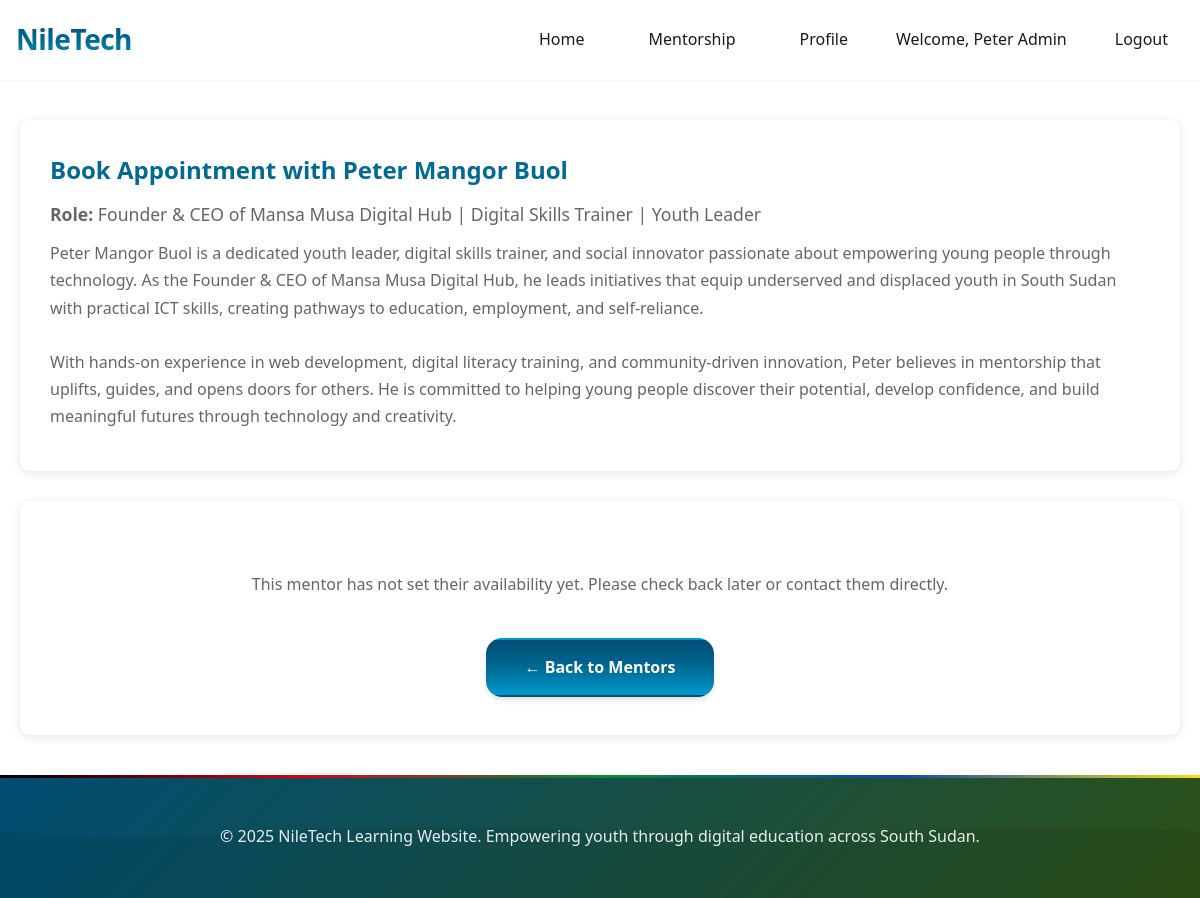
The page /pages/book-mentor.php?mentor_id=1 (signed in) on the database its author committed.
### tables this page shows
CREATE TABLE IF NOT EXISTS mentorship (
    id INT(11) NOT NULL AUTO_INCREMENT,
    name VARCHAR(100) NOT NULL,
    role VARCHAR(200),
    bio TEXT,
    contact VARCHAR(200),
    image VARCHAR(255),
    email VARCHAR(255),
    created_at TIMESTAMP DEFAULT CURRENT_TIMESTAMP,
    updated_at TIMESTAMP DEFAULT CURRENT_TIMESTAMP ON UPDATE CURRENT_TIMESTAMP,
    PRIMARY KEY (id),
    INDEX idx_name (name),
    INDEX idx_email (email)
);

### config/session.php (called while the page is built, shortened)
<?php
$currentUserName = $_SESSION['user_name'] ?? 'Learner';

### pages/book-mentor.php (the view, shortened to what this page needs)
<?php
require_once __DIR__ . '/config/session.php';
$mentorId = isset($_GET['mentor_id']) ? (int)$_GET['mentor_id'] : 0;
$mentorName = isset($_GET['mentor_name']) ? trim($_GET['mentor_name']) : '';
$conn = getDBConnection();
$mentor = null;
if ($mentorId > 0) {
    $stmt = $conn->prepare("SELECT * FROM mentorship WHERE id = ? LIMIT 1");
    $stmt->bind_param("i", $mentorId);
    $stmt->execute();
    $result = $stmt->get_result();
    $mentor = $result->fetch_assoc();
}
$mentorName = $mentor['name'];
$availability = [];
?>
<!DOCTYPE html>
<html lang="en">
<head>
    <link rel="stylesheet" href="css/style.css">
</head>
<body>
    <nav class="navbar">
        <div class="container">
            <div class="nav-brand">
                <a href="index.php" style="text-decoration: none; color: inherit;">
                    <h1>NileTech</h1>
                </a>
            </div>
            <ul class="nav-menu" id="navMenu">
                <li><a href="index.php">Home</a></li>
                <li><a href="mentorship.php">Mentorship</a></li>
                <li><a href="profile.php">Profile</a></li>
                <li class="nav-user">
                    <span>Welcome, <?php echo htmlspecialchars($currentUserName, ENT_QUOTES, 'UTF-8'); ?></span>
                </li>
                <li><a href="logout.php" class="nav-link-login">Logout</a></li>
            </ul>
        </div>
    </nav>
    <div class="booking-container">
        <div class="mentor-info-card">
            <h2 style="margin-top: 0; color: #006994;">Book Appointment with <?php echo htmlspecialchars($mentorName); ?></h2>
            <?php if (!empty($mentor['role'])): ?>
                <p style="color: #666; font-size: 1.1rem; margin: 10px 0;"><strong>Role:</strong> <?php echo htmlspecialchars($mentor['role']); ?></p>
            <?php endif; ?>
            <?php if (!empty($mentor['bio'])): ?>
                <p style="color: #666; margin: 10px 0;"><?php echo nl2br(htmlspecialchars($mentor['bio'])); ?></p>
            <?php endif; ?>
        </div>
        <?php if (empty($availability)): ?>
            <div class="booking-form-card">
                <p style="color: #666; text-align: center; padding: 40px;">
                    This mentor has not set their availability yet. Please check back later or contact them directly.
                </p>
                <div style="text-align: center;">
                    <a href="mentorship.php" class="btn btn-primary">← Back to Mentors</a>
                </div>
            </div>
        <?php endif; ?>
    </div>
    <footer class="footer">
        <div class="container">
            <p>&copy; 2025 NileTech Learning Website. Empowering youth through digital education across South Sudan.</p>
        </div>
    </footer>
</body>
</html>

### pages/book-mentor.php (style rules this page uses)
.booking-container { max-width: 1200px; margin: 40px auto; padding: 0 20px; }
.mentor-info-card { background: white; padding: 30px; border-radius: 10px; box-shadow: 0 2px 10px rgba(0,0,0,0.1); margin-bottom: 30px; }
.booking-form-card { background: white; padding: 30px; border-radius: 10px; box-shadow: 0 2px 10px rgba(0,0,0,0.1); margin-bottom: 30px; }

### rows shown on the page
mentorship: name "Peter Mangor Buol", role "Founder & CEO of Mansa Musa Digital Hub | Digital Skills Trainer | Youth Leader", bio "Peter Mangor Buol is a dedicated youth leader, digital skills trainer, and social innovator passionate about empowering young people through technology. As the Founder & CEO of Mansa Musa Digital Hub, he leads initiatives that equip underserved and displaced youth in South Sudan with practical ICT skills, creating pathways to education, employment, and self-reliance. With hands-on experience in web development, digital literacy training, and community-driven innovation, Peter believes in mentorship that uplifts, guides, and opens doors for others. He is committed to helping young people discover their potential, develop confidence, and build meaningful futures through technology and…"

### other values the page prints
$currentUserName "Peter Admin"
